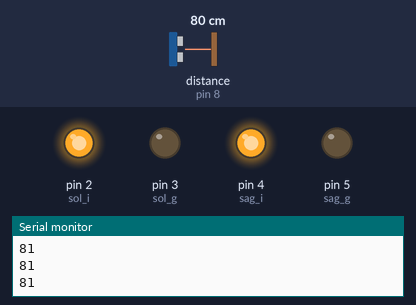
The sketch below on a simulated Arduino Uno, built with avr-gcc and run on an emulated ATmega328P. Parts: output pins drawn as LEDs (lit = HIGH), the last lines printed to the serial monitor. Wiring (inferred from the names in the program): ultrasonic range finder: trigger pin 9; echo pin 8. The test bench sets the inputs (shaded band); at power-on: distance to the obstacle (sensor on pin 8) 80 cm. The echo pulse lasts 58.3 µs per cm; pins used as bus, display or sensor lines are not drawn.

Above: at 1.2 s.
1.3 s: distance to the obstacle (sensor on pin 8) set to 33 cm
2.8 s: distance to the obstacle (sensor on pin 8) set to 27 cm
At 3.7 s:
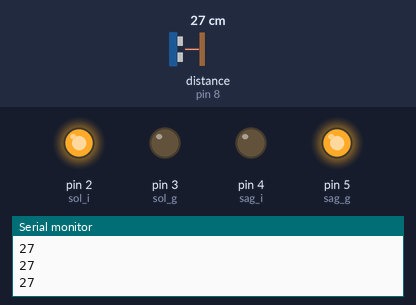
4.3 s: distance to the obstacle (sensor on pin 8) set to 35 cm
At 5.5 s:
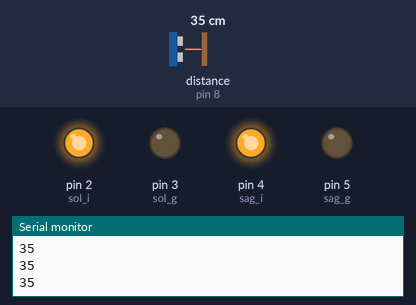
5.8 s: distance to the obstacle (sensor on pin 8) set to 2 cm
At 7.1 s:
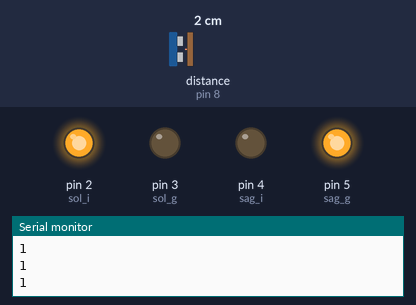
Timing chart, 0 to 8.3 s (numbered marks = the images above; inputs shaded):
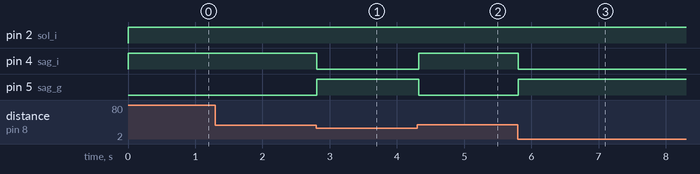

The sketch:

engeldenka_antl.ino
```cpp
const int sol_i=2;
const int sol_g=3;
const int sag_i=4;
const int sag_g=5;
const int echo=8;
const int trig=9;
int sure=0;
int mesafe=0;
void setup() {
  pinMode(sol_i,OUTPUT);
  pinMode(sol_g,OUTPUT);
  pinMode(sag_i,OUTPUT);
  pinMode(sag_g,OUTPUT);
  pinMode(trig, OUTPUT);
  pinMode(echo, INPUT);

  Serial.begin(9600);
}

void loop() {
  digitalWrite(trig, HIGH);
  delayMicroseconds(1000);
  digitalWrite(trig,LOW);

  sure= pulseIn(echo, HIGH);
  mesafe=(sure/2) / 28.5;
  Serial.println(mesafe);

  if(mesafe<30) {
    digitalWrite(sol_i,HIGH);
    digitalWrite(sol_g, LOW);
    digitalWrite(sag_i,LOW);
    digitalWrite(sag_g, HIGH);
    delay(250);


  }else{
    digitalWrite(sol_i,HIGH);
    digitalWrite(sol_g, LOW);
    digitalWrite(sag_i,HIGH);
    digitalWrite(sag_g, LOW);
  }


}
```

Measured:
- the behaviour switches between 30 and 29 cm on distance to the obstacle (sensor on pin 8) (found by bisection; images 0 and 1)
- after the input at 2.8 s, pin 4 (sag_i): HIGH → LOW at once; pin 5 (sag_g): LOW → HIGH at once
- after the input at 4.3 s, pin 4 (sag_i): LOW → HIGH at once; pin 5 (sag_g): HIGH → LOW at once
- after the input at 5.8 s, pin 4 (sag_i): HIGH → LOW at once; pin 5 (sag_g): LOW → HIGH at once
